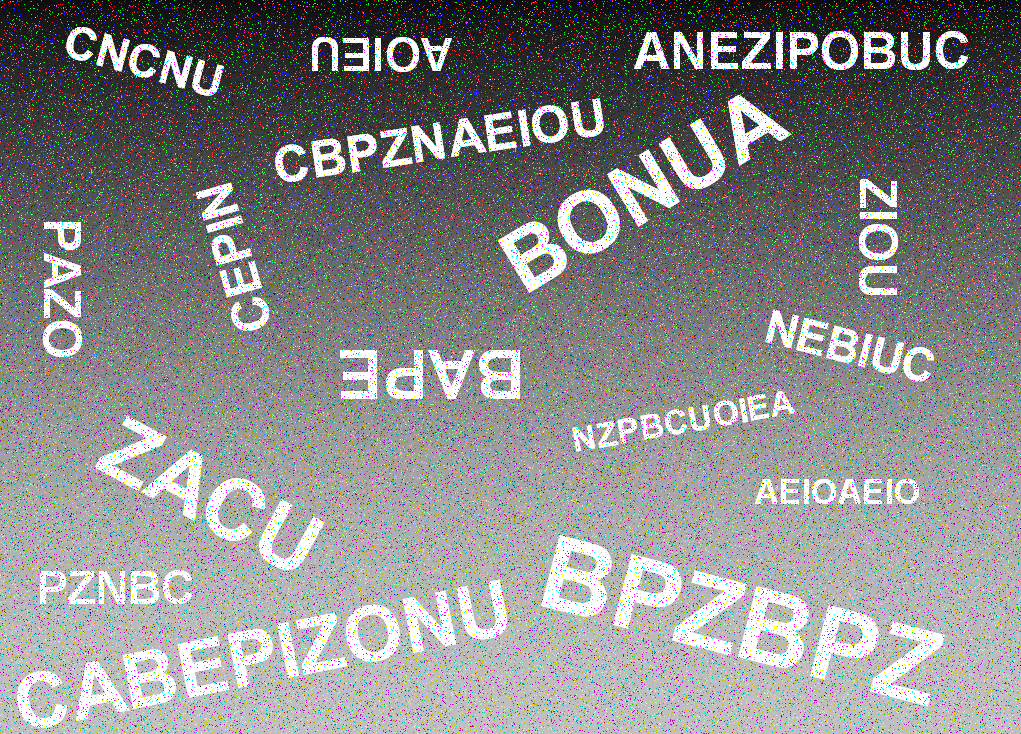
#> input picture Problema_1/letras_2.tif, 1021 x 734 px
$ python Problema_1.py   (older library calls are emulated)
#> lines starting #> are read from the running program, lines starting #| are printed output that depends on the picture; after the words box and inside, x2 and y2 are one past the last pixel; in counts of white or black regions, pixels touching at a corner belong together
import cv2
import numpy as np
from sklearn.cluster import KMeans
import mahotas
from matplotlib import pyplot as plt

ZERNIKE_RADIUS = 50
ZERNIKE_DEGREES = 8

def z_scores(dataset):
    """
    Normalize each feature by Z-Score method (mean=0, std=1)
    """
    sigma = np.std(dataset, axis=0)
    mu = np.mean(dataset, axis=0)
    return (dataset-mu)/sigma

def normalize_img(img):
    """
    Scale img to 2Rx2R keeping aspect-ratio by zero-padding
    """
    radius = ZERNIKE_RADIUS
    h,w = img.shape
    factor = 2*radius/max(h,w)
    # Downscaling
    if factor<1:
        resized = cv2.resize(img, (int(w*factor),int(h*factor)), interpolation = cv2.INTER_AREA)
    # Upscaling
    else:
        resized = cv2.resize(img, (int(w*factor),int(h*factor)), interpolation = cv2.INTER_CUBIC)
    h_pad = int((2*radius-h*factor)/2)
    w_pad = int((2*radius-w*factor)/2)
    normalized = cv2.copyMakeBorder(resized,h_pad,h_pad,w_pad,w_pad,cv2.BORDER_CONSTANT)
    return normalized

def describe(img):
    """
    Extract ortogonal Zernike moments of img with ZERNIKE_RADIUS, ZERNIKE_DEGREES and img centre of mass(default).

    References
    ----------
    Teague, MR. (1980). Image Analysis via the General Theory of Moments.  J.
    """
    features = mahotas.features.zernike_moments(img, radius=ZERNIKE_RADIUS, degree=ZERNIKE_DEGREES)
    return features

# -------------------------------------------------------------------------------------------
# a - Procesar la imagen de manera de atenuar el ruido y uniformizar el fondo.

# Load Img.
img = cv2.imread('letras_2.tif', cv2.IMREAD_COLOR)
#> img is the input picture: shape (734, 1021, 3); mean B, G, R 138.1, 138, 138.1
plt.figure()
plt.imshow(img)
plt.show()
cv2.imshow("Input", img)

# Median filter 3x3.
img_median = cv2.medianBlur(img, 3)
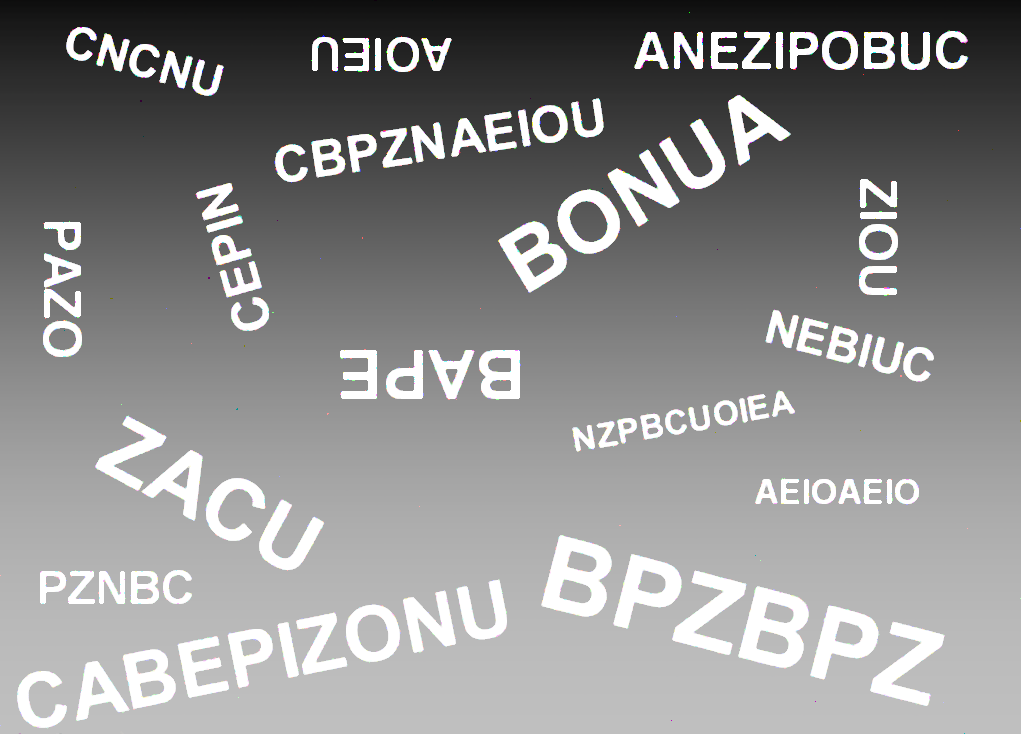
#> img_median: shape (734, 1021, 3); mean B, G, R 139, 139, 139
cv2.imshow("Filtered", img_median)

# Grayscale.
img_gray = cv2.cvtColor(img_median, cv2.COLOR_BGR2GRAY)
cv2.imshow("Grayscale", img_gray)

# Top-hat.
se = cv2.getStructuringElement(cv2.MORPH_ELLIPSE, (50, 50))
grayscaled = cv2.morphologyEx(img_gray, cv2.MORPH_TOPHAT, se)
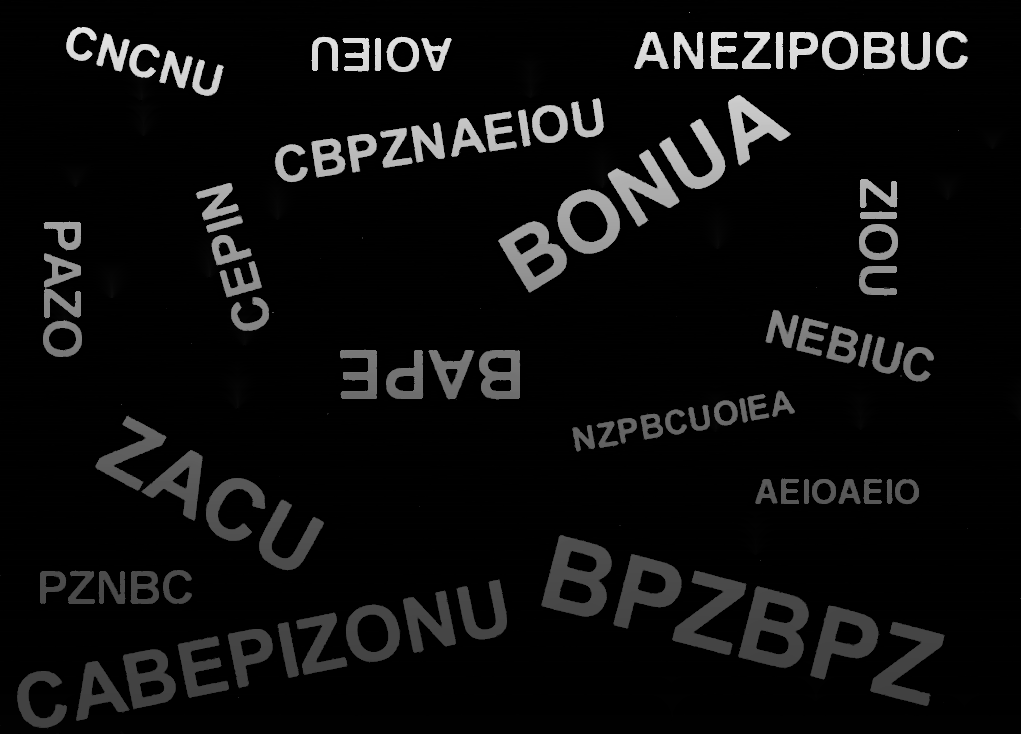
#> grayscaled: shape (734, 1021); min 0, max 230, mean 14
cv2.imshow("Top-hat", grayscaled)

# Binary.
_, binary_img = cv2.threshold(grayscaled, 50, 255, cv2.THRESH_BINARY)
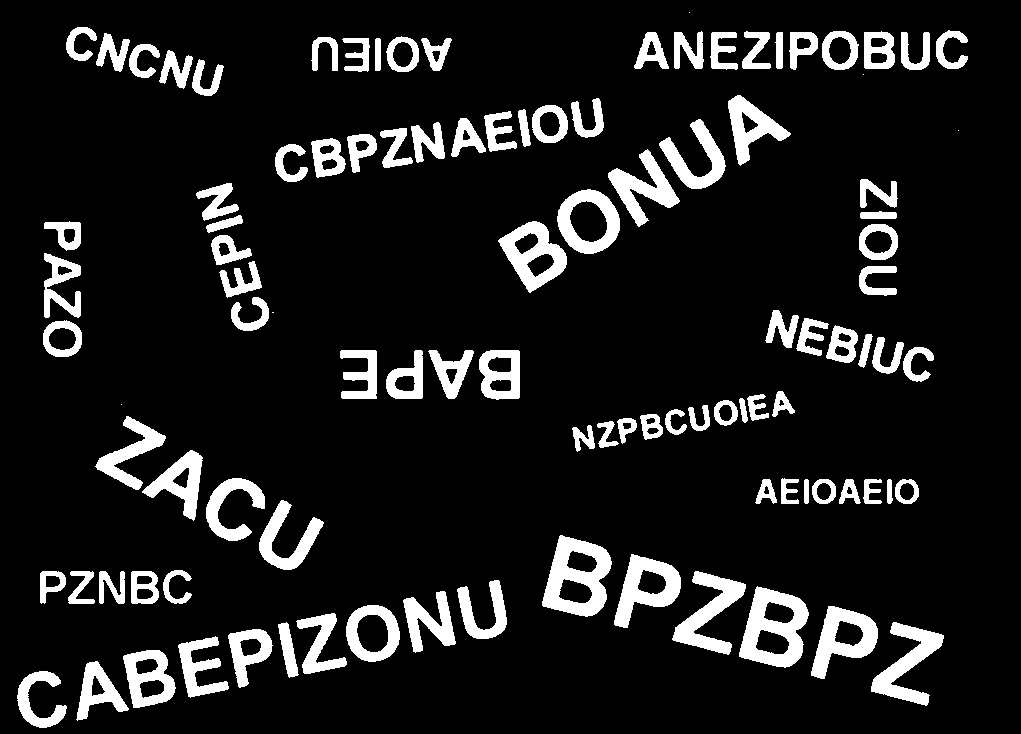
#> binary_img: shape (734, 1021); 11.3% white; 105 white regions (5 under 20 px), largest, box (x1, y1, x2, y2) and area: (542, 535, 612, 617) 3095, (739, 586, 809, 668) 3060, (672, 571, 746, 655) 2310
binary_img = binary_img.astype(np.uint8)
cv2.imshow("Binary", binary_img)

# Open.
se = cv2.getStructuringElement(cv2.MORPH_RECT, (3, 3))
binary_img = cv2.morphologyEx(binary_img, cv2.MORPH_OPEN, se)
#> binary_img: shape (734, 1021); 11.3% white; 101 white regions, largest, box (x1, y1, x2, y2) and area: (542, 535, 612, 617) 3094, (739, 587, 809, 667) 3055, (673, 571, 746, 654) 2306
cv2.imshow("Binary opened", binary_img)
cv2.waitKey()

# -------------------------------------------------------------------------------------------
# b - Procesar  la  imagen  obtenida  en  a.  de  manera  de  segmentar  las  letras,  incorporando  el  bounding
# box (en  algún  color)  para  cada  letra  en  una  nueva  imagen.

# Connected Components.
n, comps, stats, _ = cv2.connectedComponentsWithStats(binary_img)
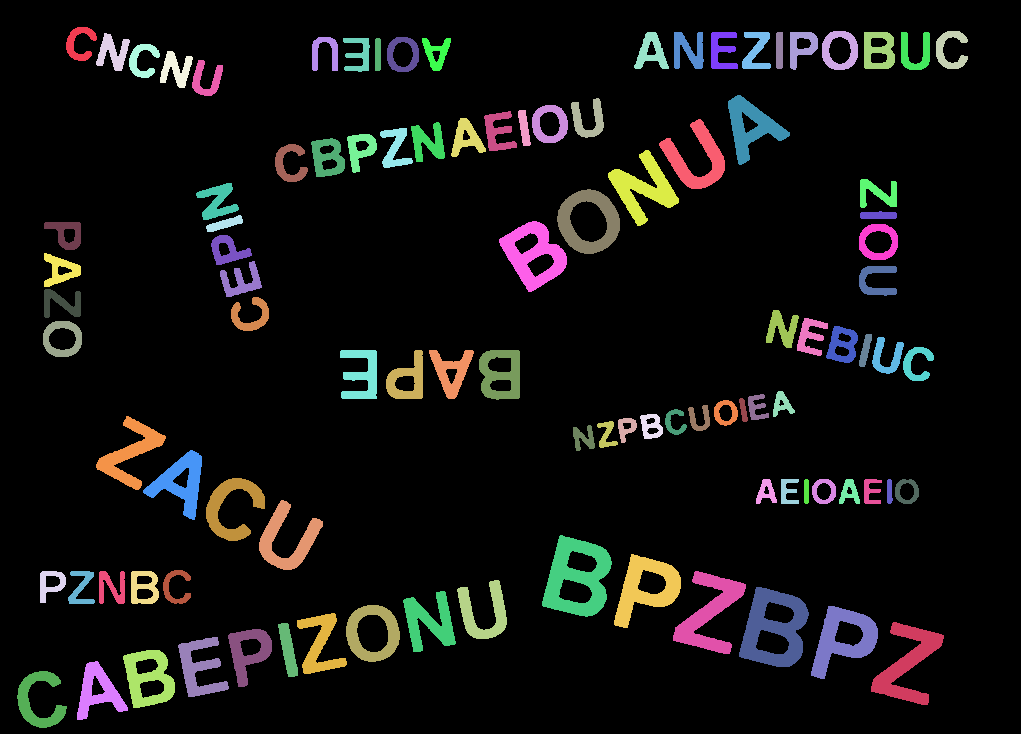
#> comps: shape (734, 1021) int32; 102 distinct labels, from 0 to 101; one colour per label, 0 black
#> n = 102; stats = 102 rows, first 6: [0, 0, 1021, 734, 664757], [66, 27, 31, 34, 490], [822, 31, 36, 39, 731], [936, 31, 32, 38, 585], [96, 33, 34, 38, 636], [634, 32, 35, 37, 634]
bbox_img = cv2.merge([binary_img,binary_img,binary_img])
dataset = list()

for i in range(1,n):
    # Characters detection and bbox.
    obj = (comps == i).astype(np.uint8)
    contours = cv2.findContours(obj, cv2.RETR_TREE, cv2.CHAIN_APPROX_SIMPLE)[0]
    contour = contours[0]
    rect = cv2.minAreaRect(contour)
    box = np.int0(cv2.boxPoints(rect))
    cv2.drawContours(bbox_img, [box], 0, (0, 255, 0), 1)

    # Feature extraction.
    x, y, w, h = cv2.boundingRect(contour)
    charr = obj[y:y+h, x:x+w]
    charr_n = normalize_img(charr)
#> (the run stopped early here; a loop or call above may not have finished)
